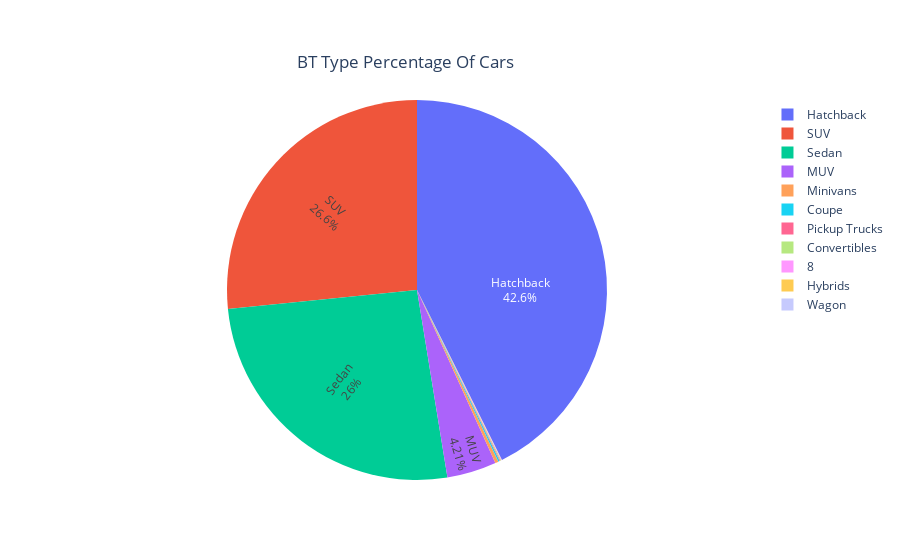

The notebook cell this image was saved under:
### Markdown cell above
### BT Type Vs OEM Vs Price

### Code cell
# Percentage of cars in each BT Type

import plotly.graph_objects as go

FuelCountFrame = detail_frame.bt.value_counts().to_frame().reset_index()

labels = FuelCountFrame.bt.to_list()
values = FuelCountFrame['count'].to_list()

colors = ['gold', 'mediumturquoise', 'darkorange', 'lightgreen']

fig = go.Figure(data=[go.Pie(labels=labels, values=values, textinfo='label+percent',
                             insidetextorientation='radial'
                            )])

fig.update_traces(textposition='inside')
fig.update_layout(uniformtext_minsize=9, uniformtext_mode='hide')

fig.update_layout(title_text="BT Type Percentage Of Cars")
fig.update_layout(title=dict(x=0.45, y=0.9))

fig.show()

#Hatchback, SUV, Sedan cars are available in maximum
#only one Hybrids car is available

### Figure 1 — Plotly figure (JSON) as saved in the notebook; plotly's stock layout.template omitted (floating-point values rounded to 4 significant figures)
{"data": [{"insidetextorientation": "radial", "labels": ["Hatchback", "SUV", "Sedan", "MUV", "Minivans", "Coupe", "Pickup Trucks", "Convertibles", "", "Hybrids", "Wagon"], "textinfo": "label+percent", "textposition": "inside", "type": "pie", "values": [3567, 2225, 2174, 352, 23, 10, 6, 6, 4, 1, 1]}], "layout": {"title": {"text": "BT Type Percentage Of Cars", "x": 0.45, "y": 0.9}, "uniformtext": {"minsize": 9, "mode": "hide"}}}
